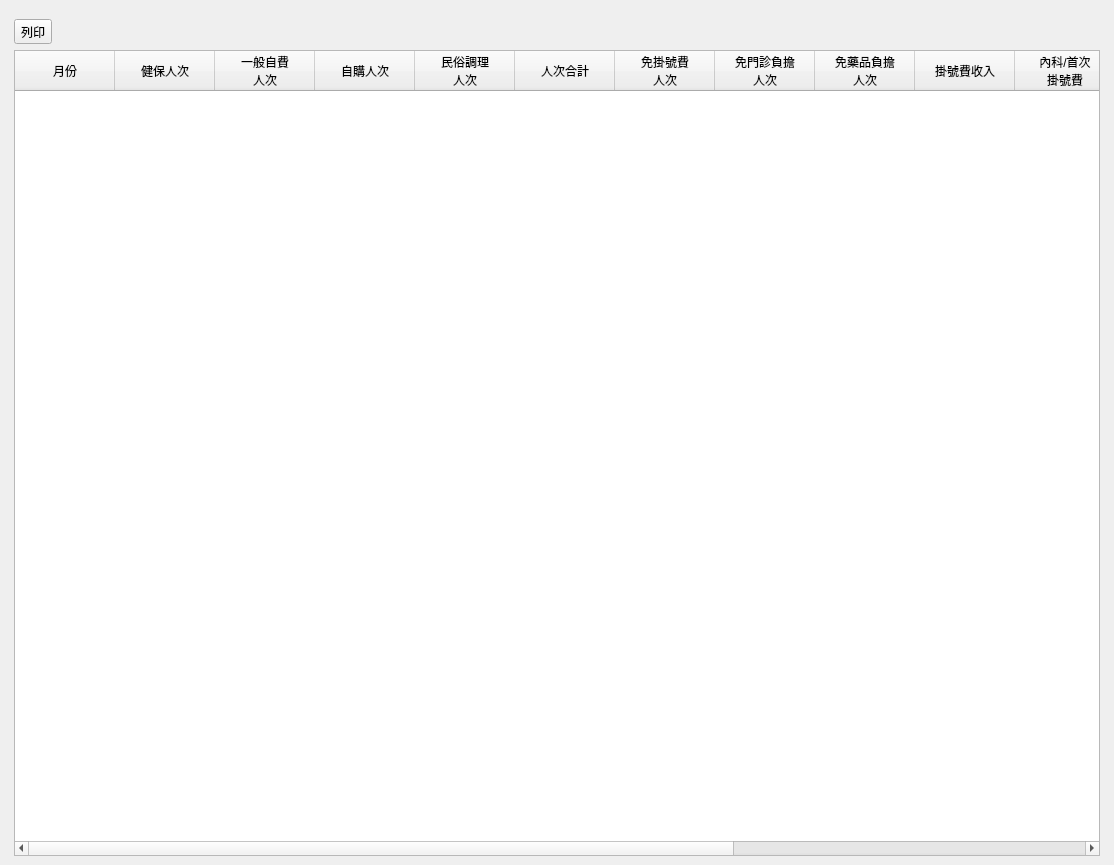
<?xml version="1.0" encoding="UTF-8"?>
<ui version="4.0">
 <class>WindowStatisticsGrowthIncome</class>
 <widget class="QMainWindow" name="WindowStatisticsGrowthIncome">
  <property name="geometry">
   <rect>
    <x>0</x>
    <y>0</y>
    <width>1114</width>
    <height>865</height>
   </rect>
  </property>
  <property name="windowTitle">
   <string>年度收入統計</string>
  </property>
  <widget class="QWidget" name="centralwidget">
   <layout class="QHBoxLayout" name="horizontalLayout">
    <item>
     <layout class="QVBoxLayout" name="verticalLayout">
      <property name="leftMargin">
       <number>5</number>
      </property>
      <property name="topMargin">
       <number>10</number>
      </property>
      <property name="rightMargin">
       <number>5</number>
      </property>
      <item>
       <layout class="QHBoxLayout" name="horizontalLayout_3">
        <item>
         <widget class="QToolButton" name="toolButton_print">
          <property name="text">
           <string>列印</string>
          </property>
          <property name="icon">
           <iconset>
            <normaloff>../icons/printer-laser.png</normaloff>../icons/printer-laser.png</iconset>
          </property>
          <property name="toolButtonStyle">
           <enum>Qt::ToolButtonTextBesideIcon</enum>
          </property>
         </widget>
        </item>
        <item>
         <spacer name="horizontalSpacer">
          <property name="orientation">
           <enum>Qt::Horizontal</enum>
          </property>
          <property name="sizeHint" stdset="0">
           <size>
            <width>40</width>
            <height>20</height>
           </size>
          </property>
         </spacer>
        </item>
       </layout>
      </item>
      <item>
       <layout class="QVBoxLayout" name="verticalLayout_5">
        <item>
         <layout class="QHBoxLayout" name="horizontalLayout_2">
          <item>
           <layout class="QVBoxLayout" name="verticalLayout_3">
            <item>
             <widget class="QTableWidget" name="tableWidget_medical_record">
              <property name="editTriggers">
               <set>QAbstractItemView::NoEditTriggers</set>
              </property>
              <property name="alternatingRowColors">
               <bool>true</bool>
              </property>
              <property name="selectionMode">
               <enum>QAbstractItemView::SingleSelection</enum>
              </property>
              <property name="selectionBehavior">
               <enum>QAbstractItemView::SelectRows</enum>
              </property>
              <column>
               <property name="text">
                <string>月份</string>
               </property>
              </column>
              <column>
               <property name="text">
                <string>健保人次</string>
               </property>
              </column>
              <column>
               <property name="text">
                <string>一般自費
人次</string>
               </property>
              </column>
              <column>
               <property name="text">
                <string>自購人次</string>
               </property>
              </column>
              <column>
               <property name="text">
                <string>民俗調理
人次</string>
               </property>
              </column>
              <column>
               <property name="text">
                <string>人次合計</string>
               </property>
              </column>
              <column>
               <property name="text">
                <string>免掛號費
人次</string>
               </property>
              </column>
              <column>
               <property name="text">
                <string>免門診負擔
人次</string>
               </property>
              </column>
              <column>
               <property name="text">
                <string>免藥品負擔
人次</string>
               </property>
              </column>
              <column>
               <property name="text">
                <string>掛號費收入</string>
               </property>
              </column>
              <column>
               <property name="text">
                <string>內科/首次
掛號費</string>
               </property>
              </column>
              <column>
               <property name="text">
                <string>門診負擔</string>
               </property>
              </column>
              <column>
               <property name="text">
                <string>藥品負擔</string>
               </property>
              </column>
              <column>
               <property name="text">
                <string>自費金額</string>
               </property>
              </column>
              <column>
               <property name="text">
                <string>總收入</string>
               </property>
              </column>
             </widget>
            </item>
           </layout>
          </item>
          <item>
           <layout class="QVBoxLayout" name="verticalLayout_chart"/>
          </item>
         </layout>
        </item>
       </layout>
      </item>
     </layout>
    </item>
   </layout>
  </widget>
  <widget class="QMenuBar" name="menubar">
   <property name="geometry">
    <rect>
     <x>0</x>
     <y>0</y>
     <width>1114</width>
     <height>32</height>
    </rect>
   </property>
  </widget>
  <action name="action_export_excel">
   <property name="icon">
    <iconset>
     <normaloff>../icons/document-export.svg</normaloff>../icons/document-export.svg</iconset>
   </property>
   <property name="text">
    <string>匯出Excel</string>
   </property>
  </action>
 </widget>
 <resources/>
 <connections/>
</ui>
